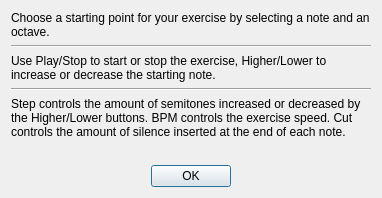
<?xml version="1.0" encoding="UTF-8"?>
<ui version="4.0">
 <class>Howto</class>
 <widget class="QDialog" name="Howto">
  <property name="geometry">
   <rect>
    <x>0</x>
    <y>0</y>
    <width>382</width>
    <height>198</height>
   </rect>
  </property>
  <property name="windowTitle">
   <string>How to use Warmuppy</string>
  </property>
  <layout class="QGridLayout" name="gridLayout">
   <item row="0" column="0">
    <layout class="QVBoxLayout" name="verticalLayout">
     <item>
      <widget class="QLabel" name="label">
       <property name="text">
        <string>Choose a starting point for your exercise by selecting a note and an octave.</string>
       </property>
       <property name="wordWrap">
        <bool>true</bool>
       </property>
      </widget>
     </item>
     <item>
      <widget class="Line" name="line">
       <property name="orientation">
        <enum>Qt::Horizontal</enum>
       </property>
      </widget>
     </item>
     <item>
      <widget class="QLabel" name="label_2">
       <property name="text">
        <string>Use Play/Stop to start or stop the exercise, Higher/Lower to increase or decrease the starting note.</string>
       </property>
       <property name="wordWrap">
        <bool>true</bool>
       </property>
      </widget>
     </item>
     <item>
      <widget class="Line" name="line_2">
       <property name="orientation">
        <enum>Qt::Horizontal</enum>
       </property>
      </widget>
     </item>
     <item>
      <widget class="QLabel" name="label_3">
       <property name="text">
        <string>Step controls the amount of semitones increased or decreased by the Higher/Lower buttons. BPM controls the exercise speed. Cut controls the amount of silence inserted at the end of each note.</string>
       </property>
       <property name="wordWrap">
        <bool>true</bool>
       </property>
      </widget>
     </item>
     <item>
      <spacer name="verticalSpacer">
       <property name="orientation">
        <enum>Qt::Vertical</enum>
       </property>
       <property name="sizeHint" stdset="0">
        <size>
         <width>20</width>
         <height>40</height>
        </size>
       </property>
      </spacer>
     </item>
     <item>
      <layout class="QHBoxLayout" name="horizontalLayout_2">
       <item>
        <spacer name="horizontalSpacer">
         <property name="orientation">
          <enum>Qt::Horizontal</enum>
         </property>
         <property name="sizeHint" stdset="0">
          <size>
           <width>40</width>
           <height>20</height>
          </size>
         </property>
        </spacer>
       </item>
       <item>
        <widget class="QPushButton" name="pushButton">
         <property name="text">
          <string>OK</string>
         </property>
        </widget>
       </item>
       <item>
        <spacer name="horizontalSpacer_2">
         <property name="orientation">
          <enum>Qt::Horizontal</enum>
         </property>
         <property name="sizeHint" stdset="0">
          <size>
           <width>40</width>
           <height>20</height>
          </size>
         </property>
        </spacer>
       </item>
      </layout>
     </item>
    </layout>
   </item>
  </layout>
 </widget>
 <resources/>
 <connections/>
</ui>
